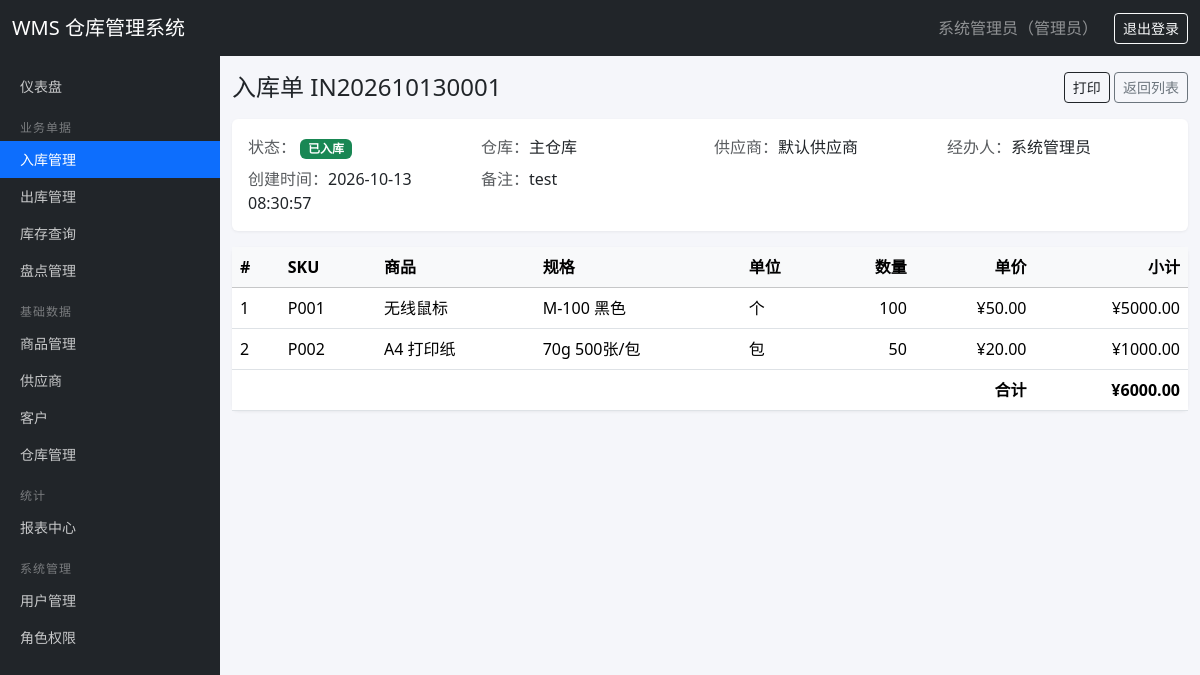
The page /stock-in/1 (signed in) on the database its author committed.
### tables this page shows
CREATE TABLE users (
    id INTEGER PRIMARY KEY AUTOINCREMENT,
    username TEXT UNIQUE NOT NULL,
    password_hash TEXT NOT NULL,
    real_name TEXT DEFAULT '',
    email TEXT DEFAULT '',
    phone TEXT DEFAULT '',
    is_active INTEGER DEFAULT 1,
    created_at TEXT DEFAULT (datetime('now', 'localtime'))
);

CREATE TABLE roles (
    id INTEGER PRIMARY KEY AUTOINCREMENT,
    name TEXT UNIQUE NOT NULL,
    description TEXT DEFAULT '',
    created_at TEXT DEFAULT (datetime('now', 'localtime'))
);

CREATE TABLE stock_in (
    id INTEGER PRIMARY KEY AUTOINCREMENT,
    code TEXT UNIQUE NOT NULL,
    warehouse_id INTEGER NOT NULL REFERENCES warehouses(id),
    supplier_id INTEGER REFERENCES suppliers(id),
    operator_id INTEGER REFERENCES users(id),
    total_amount REAL DEFAULT 0,
    status TEXT DEFAULT 'pending',
    remark TEXT DEFAULT '',
    created_at TEXT DEFAULT (datetime('now', 'localtime'))
);

CREATE TABLE warehouses (
    id INTEGER PRIMARY KEY AUTOINCREMENT,
    name TEXT NOT NULL,
    location TEXT DEFAULT '',
    remark TEXT DEFAULT ''
);

CREATE TABLE suppliers (
    id INTEGER PRIMARY KEY AUTOINCREMENT,
    name TEXT NOT NULL,
    contact TEXT DEFAULT '',
    phone TEXT DEFAULT '',
    address TEXT DEFAULT '',
    remark TEXT DEFAULT ''
);

CREATE TABLE stock_in_items (
    id INTEGER PRIMARY KEY AUTOINCREMENT,
    stock_in_id INTEGER NOT NULL REFERENCES stock_in(id) ON DELETE CASCADE,
    product_id INTEGER NOT NULL REFERENCES products(id),
    quantity INTEGER NOT NULL,
    unit_price REAL DEFAULT 0,
    subtotal REAL DEFAULT 0
);

CREATE TABLE products (
    id INTEGER PRIMARY KEY AUTOINCREMENT,
    sku TEXT UNIQUE NOT NULL,
    name TEXT NOT NULL,
    category_id INTEGER REFERENCES categories(id),
    spec TEXT DEFAULT '',
    unit TEXT DEFAULT '个',
    price REAL DEFAULT 0,
    warning_low INTEGER DEFAULT 0,
    warning_high INTEGER DEFAULT 999999
);

### routes/stock_in.py (the view)
@bp.route('/<int:oid>')
@permission_required('stock_in:view')
def detail(oid):
    db = get_db()
    order = _get_order(db, oid)
    if not order:
        abort(404)
    return render_template('stock_in_detail.html', order=order, items=_get_items(db, oid))

### auth.py (called while the page is built)
def load_user_permissions(user_id):
    rows = get_db().execute(
        '''SELECT DISTINCT p.code FROM permissions p
           JOIN role_permissions rp ON rp.permission_id = p.id
           JOIN user_roles ur ON ur.role_id = rp.role_id
           WHERE ur.user_id = ?''', (user_id,)).fetchall()
    return {r['code'] for r in rows}

@login_manager.user_loader
def load_user(user_id):
    row = get_db().execute('SELECT * FROM users WHERE id = ?', (user_id,)).fetchone()
    if row is None or not row['is_active']:
        return None
    return User(row, load_user_permissions(row['id']))

def permission_required(code):
    def decorator(view):
        @wraps(view)
        def wrapped(*args, **kwargs):
            if not current_user.is_authenticated:
                return login_manager.unauthorized()
            if not current_user.has_perm(code):
                abort(403)
            return view(*args, **kwargs)
        return wrapped
    return decorator

    @property
    def is_active(self):
        return self._active

    def has_perm(self, code):
        return code in self.permissions

    def role_names(self):
        rows = get_db().execute(
            '''SELECT r.name FROM roles r
               JOIN user_roles ur ON ur.role_id = r.id
               WHERE ur.user_id = ?''', (self.id,)).fetchall()
        return '、'.join(r['name'] for r in rows) or '未分配角色'

### db.py (called while the page is built)
def get_db():
    if 'db' not in g:
        g.db = sqlite3.connect(current_app.config['DATABASE'])
        g.db.row_factory = sqlite3.Row
        g.db.execute('PRAGMA foreign_keys = ON')
    return g.db

### routes/stock_in.py (called while the page is built)
def _get_order(db, oid):
    return db.execute(
        '''SELECT o.*, w.name AS warehouse_name, s.name AS supplier_name, COALESCE(NULLIF(u.real_name, ''), u.username) AS operator_name
           FROM stock_in o
           LEFT JOIN warehouses w ON w.id = o.warehouse_id
           LEFT JOIN suppliers s ON s.id = o.supplier_id
           LEFT JOIN users u ON u.id = o.operator_id
           WHERE o.id = ?''', (oid,)).fetchone()

def _get_items(db, oid):
    return db.execute(
        '''SELECT i.*, p.sku, p.name AS product_name, p.spec, p.unit
           FROM stock_in_items i JOIN products p ON p.id = i.product_id
           WHERE i.stock_in_id = ? ORDER BY i.id''', (oid,)).fetchall()

### templates/stock_in_detail.html (shortened to what this page needs)
{% extends "base.html" %}
{% block content %}
<div class="d-flex justify-content-between align-items-center mb-3">
  <h4 class="mb-0">入库单 {{ order.code }}</h4>
  <div>
    <a class="btn btn-outline-dark btn-sm" target="_blank" rel="noopener"
       href="{{ url_for('stock_in.print_order', oid=order.id) }}">打印</a>
    <a class="btn btn-outline-secondary btn-sm" href="{{ url_for('stock_in.index') }}">返回列表</a>
  </div>
</div>
<div class="card mb-3">
  <div class="card-body row g-2">
    <div class="col-md-3"><span class="text-muted">状态：</span>
      {% if order.status == 'pending' %}<span class="badge text-bg-warning">待审核</span>
      {% else %}<span class="badge text-bg-success">已入库</span>{% endif %}
    </div>
    <div class="col-md-3"><span class="text-muted">仓库：</span>{{ order.warehouse_name }}</div>
    <div class="col-md-3"><span class="text-muted">供应商：</span>{{ order.supplier_name or '-' }}</div>
    <div class="col-md-3"><span class="text-muted">经办人：</span>{{ order.operator_name }}</div>
    <div class="col-md-3"><span class="text-muted">创建时间：</span>{{ order.created_at }}</div>
    <div class="col-md-9"><span class="text-muted">备注：</span>{{ order.remark or '-' }}</div>
  </div>
</div>
<div class="card">
  <div class="table-responsive">
    <table class="table align-middle mb-0">
      <thead class="table-light">
        <tr>
          <th>#</th><th>SKU</th><th>商品</th><th>规格</th><th>单位</th>
          <th class="text-end">数量</th><th class="text-end">单价</th><th class="text-end">小计</th>
        </tr>
      </thead>
      <tbody>
        {% for it in items %}
        <tr>
          <td>{{ loop.index }}</td>
          <td>{{ it.sku }}</td>
          <td>{{ it.product_name }}</td>
          <td>{{ it.spec }}</td>
          <td>{{ it.unit }}</td>
          <td class="text-end">{{ it.quantity }}</td>
          <td class="text-end">¥{{ '%.2f'|format(it.unit_price) }}</td>
          <td class="text-end">¥{{ '%.2f'|format(it.subtotal) }}</td>
        </tr>
        {% endfor %}
      </tbody>
      <tfoot>
        <tr>
          <td colspan="7" class="text-end fw-bold">合计</td>
          <td class="text-end fw-bold">¥{{ '%.2f'|format(order.total_amount) }}</td>
        </tr>
      </tfoot>
    </table>
  </div>
</div>
{% endblock %}

### templates/base.html (shortened to what this page needs)
<!doctype html>
<html lang="zh-CN">
<head>
  <link href="https://cdn.jsdelivr.net/npm/bootstrap@5.3.3/dist/css/bootstrap.min.css" rel="stylesheet">
  <link rel="stylesheet" href="{{ url_for('static', filename='css/style.css') }}">
</head>
<body>
<nav class="navbar navbar-dark bg-dark fixed-top">
  <div class="container-fluid">
    <a class="navbar-brand" href="{{ url_for('dashboard.index') }}">WMS 仓库管理系统</a>
    <div class="d-flex align-items-center text-white-50">
      {% if current_user.is_authenticated %}
        <span class="me-3">{{ current_user.real_name or current_user.username }}（{{ current_user.role_names() }}）</span>
        <a class="btn btn-sm btn-outline-light" href="{{ url_for('auth.logout') }}">退出登录</a>
      {% else %}
        <a class="btn btn-sm btn-outline-light" href="{{ url_for('auth.login') }}">登录</a>
      {% endif %}
    </div>
  </div>
</nav>
{% if current_user.is_authenticated %}
<nav class="sidebar">
  <ul class="nav flex-column">
    <li class="nav-item">
      <a class="nav-link {{ 'active' if request.blueprint == 'dashboard' }}" href="{{ url_for('dashboard.index') }}">仪表盘</a>
    </li>
    {% if current_user.has_perm('stock_in:view') or current_user.has_perm('stock_out:view') or current_user.has_perm('inventory:view') or current_user.has_perm('stock_check:view') %}
    <li class="menu-header">业务单据</li>
      {% if current_user.has_perm('stock_in:view') %}
      <li class="nav-item"><a class="nav-link {{ 'active' if request.blueprint == 'stock_in' }}" href="{{ url_for('stock_in.index') }}">入库管理</a></li>
      {% endif %}
      {% if current_user.has_perm('stock_out:view') %}
      <li class="nav-item"><a class="nav-link {{ 'active' if request.blueprint == 'stock_out' }}" href="{{ url_for('stock_out.index') }}">出库管理</a></li>
      {% endif %}
      {% if current_user.has_perm('inventory:view') %}
      <li class="nav-item"><a class="nav-link {{ 'active' if request.blueprint == 'inventory' }}" href="{{ url_for('inventory.index') }}">库存查询</a></li>
      {% endif %}
      {% if current_user.has_perm('stock_check:view') %}
      <li class="nav-item"><a class="nav-link {{ 'active' if request.blueprint == 'stock_check' }}" href="{{ url_for('stock_check.index') }}">盘点管理</a></li>
      {% endif %}
    {% endif %}
    {% if current_user.has_perm('product:view') or current_user.has_perm('supplier:view') or current_user.has_perm('customer:view') or current_user.has_perm('warehouse:view') %}
    <li class="menu-header">基础数据</li>
      {% if current_user.has_perm('product:view') %}
      <li class="nav-item"><a class="nav-link {{ 'active' if request.blueprint == 'product' }}" href="{{ url_for('product.index') }}">商品管理</a></li>
      {% endif %}
      {% if current_user.has_perm('supplier:view') %}
      <li class="nav-item"><a class="nav-link {{ 'active' if request.blueprint == 'supplier' }}" href="{{ url_for('supplier.index') }}">供应商</a></li>
      {% endif %}
      {% if current_user.has_perm('customer:view') %}
      <li class="nav-item"><a class="nav-link {{ 'active' if request.blueprint == 'customer' }}" href="{{ url_for('customer.index') }}">客户</a></li>
      {% endif %}
      {% if current_user.has_perm('warehouse:view') %}
      <li class="nav-item"><a class="nav-link {{ 'active' if request.blueprint == 'warehouse' }}" href="{{ url_for('warehouse.index') }}">仓库管理</a></li>
      {% endif %}
    {% endif %}
    {% if current_user.has_perm('report:view') %}
    <li class="menu-header">统计</li>
    <li class="nav-item"><a class="nav-link {{ 'active' if request.blueprint == 'report' }}" href="{{ url_for('report.index') }}">报表中心</a></li>
    {% endif %}
    {% if current_user.has_perm('user:view') or current_user.has_perm('role:view') %}
    <li class="menu-header">系统管理</li>
      {% if current_user.has_perm('user:view') %}
      <li class="nav-item"><a class="nav-link {{ 'active' if request.blueprint == 'user' }}" href="{{ url_for('user.index') }}">用户管理</a></li>
      {% endif %}
      {% if current_user.has_perm('role:view') %}
      <li class="nav-item"><a class="nav-link {{ 'active' if request.blueprint == 'role' }}" href="{{ url_for('role.index') }}">角色权限</a></li>
      {% endif %}
    {% endif %}
  </ul>
</nav>
{% endif %}
<main class="{{ 'with-sidebar' if current_user.is_authenticated else 'no-sidebar' }}">
  <div class="container-fluid py-3">
    {% block content %}{% endblock %}
  </div>
</main>
</body>
</html>

### static/css/style.css (style rules this page uses)
body { padding-top: 56px; background-color: #f5f6fa; }
.sidebar { position: fixed; top: 56px; left: 0; bottom: 0; width: 220px; background: #212529; overflow-y: auto; padding: 12px 0; z-index: 1000; }
.sidebar .nav-link { color: rgba(255, 255, 255, 0.75); padding: 8px 20px; font-size: 14px; }
.sidebar .nav-link.active { color: #fff; background: #0d6efd; }
.sidebar .menu-header { color: rgba(255, 255, 255, 0.4); font-size: 12px; padding: 14px 20px 4px; text-transform: uppercase; letter-spacing: 1px; }
main.with-sidebar { margin-left: 220px; }
.card { border: none; box-shadow: 0 1px 3px rgba(0, 0, 0, 0.06); }

### rows shown on the page
users: real_name "系统管理员", operator_name "系统管理员"
roles: role_names "管理员"
stock_in: code "IN202610130001", created_at "2026-10-13 08:30:57", remark "test", total_amount "6000.00"
warehouses: warehouse_name "主仓库"
suppliers: name "默认供应商"
stock_in_items: sku "P001", product_name "无线鼠标", spec "M-100 黑色", unit "个", quantity "100", unit_price "50.00", subtotal "5000.00"
stock_in_items: sku "P002", product_name "A4 打印纸", spec "70g 500张/包", unit "包", quantity "50", unit_price "20.00", subtotal "1000.00"
